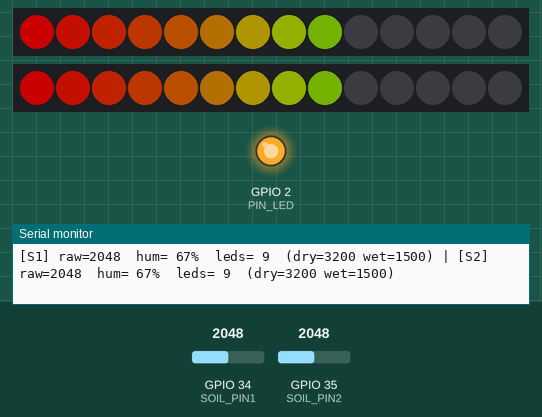
Recording of a sketch running on a simulated ESP32. Parts: 2 × 14 RGB LEDs in strip order, left to right, output pins drawn as LEDs (lit = HIGH), the last lines printed to the serial monitor. The inputs (shaded band) are chosen by the test bench; at power-on: GPIO 34 (SOIL_PIN1) = 2048, GPIO 35 (SOIL_PIN2) = 2048. Dim RGB values are drawn brighter than linear; WiFi joins after 1.5 s; servers stay silent unless stated; no MQTT or app messages arrive unless stated.

Above: at 2.8 s.
2.9 s: GPIO 34 (SOIL_PIN1) set to 1918
4.5 s: GPIO 35 (SOIL_PIN2) set to 1949
6.0 s: GPIO 34 (SOIL_PIN1) set to 2047
7.5 s: GPIO 35 (SOIL_PIN2) set to 1228
At 8.3 s:
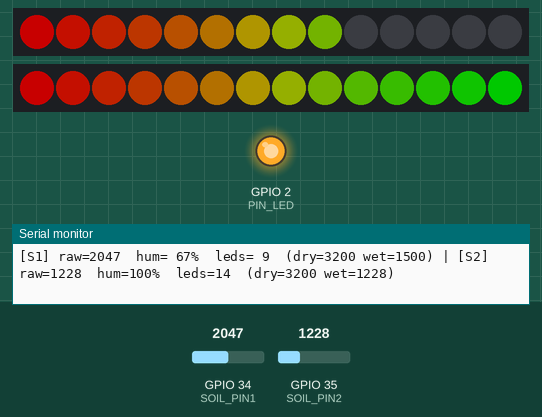
9.0 s: GPIO 34 (SOIL_PIN1) set to 1228
At 9.6 s:
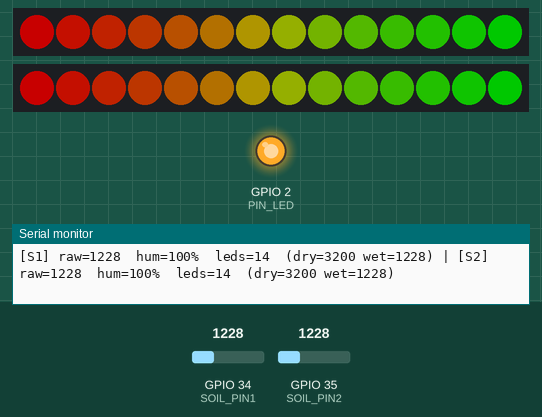
10.5 s: GPIO 35 (SOIL_PIN2) set to 1268
Timing chart, 0 to 13.0 s (numbered marks = the images above; inputs shaded):
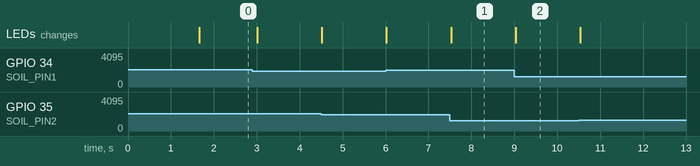

The sketch:

Humedad_en_suelo_x2.ino
```cpp
/**
 * Monitor de Humedad de Suelo - ESP32
 *
 * Sensores: 2× sensor capacitivo/resistivo de humedad de suelo
 * Display:  2× tira NeoPixel (rojo=seco → verde=húmedo)
 * Protocolo: MQTT sobre WiFi
 *
 * Topics publicados:
 *   campo/humedad1  → humedad sensor 1 (0–100 %)
 *   campo/humedad2  → humedad sensor 2 (0–100 %)
 *   campo/estado    → estado online/offline del dispositivo
 *
 * Topics suscritos:
 *   campo/activado  → "ON" = funcional | "OFF" = desactivado
 *                     Al desactivarse, las tiras se apagan y se
 *                     deja de publicar hasta recibir "ON".
 *
 * LED de estado (PIN_LED):
 *   Apagado          → Sin conexión WiFi
 *   Parpadeo rápido  → WiFi conectado, sin MQTT
 *   Encendido fijo   → WiFi + MQTT conectados
 */

// ─────────────────────────────────────────────
//  LIBRERÍAS
// ─────────────────────────────────────────────
#include <Adafruit_NeoPixel.h>
#include <WiFi.h>
#include <PubSubClient.h>

// ─────────────────────────────────────────────
//  CONFIGURACIÓN DE PINES
// ─────────────────────────────────────────────
constexpr uint8_t  PIN_LED1     = 16;
constexpr uint8_t  PIN_LED2     = 17;
constexpr uint8_t  SOIL_PIN1    = 34;
constexpr uint8_t  SOIL_PIN2    = 35;
constexpr uint8_t  PIN_LED      = 2;

// ─────────────────────────────────────────────
//  CONFIGURACIÓN DE TIRAS LED
// ─────────────────────────────────────────────
constexpr uint8_t  NUM_LEDS     = 14;
constexpr uint8_t  BRILLO       = 100;

// ─────────────────────────────────────────────
//  CALIBRACIÓN DE SENSORES (ADC 12 bits: 0–4095)
// ─────────────────────────────────────────────
constexpr int DRY_INIT_1  = 3200;
constexpr int WET_INIT_1  = 1500;
constexpr int DRY_INIT_2  = 3200;
constexpr int WET_INIT_2  = 1500;

// ─────────────────────────────────────────────
//  CONFIGURACIÓN WIFI
// ─────────────────────────────────────────────
constexpr char     WIFI_SSID[]       = "Ohmbu-2.4G";
constexpr char     WIFI_PASS[]       = "Nene.peludo";
constexpr uint32_t WIFI_TIMEOUT_MS   = 10000;

// ─────────────────────────────────────────────
//  CONFIGURACIÓN MQTT
// ─────────────────────────────────────────────
constexpr char     MQTT_BROKER[]     = "192.168.88.100";
constexpr uint16_t MQTT_PORT         = 1883;
constexpr char     MQTT_USER[]       = "";
constexpr char     MQTT_PASS_[]      = "";
constexpr char     MQTT_CLIENT_ID[]  = "esp32-humedad-campo";

constexpr char     TOPIC_HUM1[]      = "campo/humedad1";
constexpr char     TOPIC_HUM2[]      = "campo/humedad2";
constexpr char     TOPIC_ESTADO[]    = "campo/estado";
constexpr char     TOPIC_ACTIVACION[]= "/baliza/4/estado";  // "ON" / "OFF"

// ─────────────────────────────────────────────
//  INTERVALOS
// ─────────────────────────────────────────────
constexpr uint32_t INTERVALO_LEDS_MS      = 150;
constexpr uint32_t INTERVALO_MQTT_MS      = 5000;
constexpr uint32_t INTERVALO_RECONEX_MS   = 10000;
constexpr uint32_t INTERVALO_PARPADEO_MS  = 300;

// ─────────────────────────────────────────────
//  OBJETOS GLOBALES
// ─────────────────────────────────────────────
Adafruit_NeoPixel strip1(NUM_LEDS, PIN_LED1, NEO_GRB + NEO_KHZ800);
Adafruit_NeoPixel strip2(NUM_LEDS, PIN_LED2, NEO_GRB + NEO_KHZ800);
WiFiClient        wifiClient;
PubSubClient      mqttClient(wifiClient);

// ─────────────────────────────────────────────
//  ESTADO GLOBAL
// ─────────────────────────────────────────────
struct SensorHumedad {
  int rawValue   = 0;
  int dryValue;
  int wetValue;
  int porcentaje = 0;
  int ledCount   = 0;
};

SensorHumedad s1, s2;
bool     wifiConectado      = false;
bool     mqttConectado      = false;
bool     sistemaHabilitado  = true;   // Activo por defecto
uint32_t ultimaLed          = 0;
uint32_t ultimaMQTT         = 0;
uint32_t ultimaReconex      = 0;

// ─────────────────────────────────────────────
//  FUNCIONES: LED DE ESTADO
// ─────────────────────────────────────────────
void actualizarLED() {
  if (!wifiConectado) {
    digitalWrite(PIN_LED, LOW);
  } else if (!mqttConectado) {
    bool on = (millis() / INTERVALO_PARPADEO_MS) % 2 == 0;
    digitalWrite(PIN_LED, on ? HIGH : LOW);
  } else {
    digitalWrite(PIN_LED, HIGH);
  }
}

// ─────────────────────────────────────────────
//  FUNCIONES: WIFI
// ─────────────────────────────────────────────
bool conectarWifi() {
  if (WiFi.status() == WL_CONNECTED) { wifiConectado = true; return true; }

  Serial.printf("[WiFi] Conectando a %s...\n", WIFI_SSID);
  WiFi.mode(WIFI_STA);
  WiFi.begin(WIFI_SSID, WIFI_PASS);

  uint32_t inicio = millis();
  while (WiFi.status() != WL_CONNECTED && millis() - inicio < WIFI_TIMEOUT_MS) {
    delay(200);
    actualizarLED();
  }

  wifiConectado = (WiFi.status() == WL_CONNECTED);
  if (wifiConectado) {
    Serial.printf("[WiFi] Conectado. IP: %s\n", WiFi.localIP().toString().c_str());
  } else {
    Serial.println("[WiFi] Sin conexión. Se reintentará.");
  }
  return wifiConectado;
}

// ─────────────────────────────────────────────
//  FUNCIONES: MQTT
// ─────────────────────────────────────────────
void publicarInt(const char* topic, int valor) {
  if (!mqttConectado) return;
  char buf[8];
  snprintf(buf, sizeof(buf), "%d", valor);
  mqttClient.publish(topic, buf);
  Serial.printf("[MQTT] %s → %s\n", topic, buf);
}

void publicarDatos() {
  publicarInt(TOPIC_HUM1, s1.porcentaje);
  publicarInt(TOPIC_HUM2, s2.porcentaje);
}

void callbackMQTT(char* topic, byte* payload, unsigned int length) {
  char msg[length + 1];
  memcpy(msg, payload, length);
  msg[length] = '\0';

  Serial.printf("[MQTT] %s → %s\n", topic, msg);

  if (strcmp(topic, TOPIC_ACTIVACION) == 0) {
    bool nuevoEstado = (strcmp(msg, "ON") == 0);
    if (nuevoEstado != sistemaHabilitado) {
      sistemaHabilitado = nuevoEstado;
      Serial.printf("[Sistema] %s\n", sistemaHabilitado ? "ACTIVADO" : "DESACTIVADO");
      if (!sistemaHabilitado) {
        // Al desactivar: apagar las tiras inmediatamente
        strip1.clear(); strip1.show();
        strip2.clear(); strip2.show();
      }
    }
  }
}

bool conectarMQTT() {
  if (!wifiConectado) return false;
  if (mqttClient.connected()) { mqttConectado = true; return true; }

  Serial.printf("[MQTT] Conectando a %s:%d...\n", MQTT_BROKER, MQTT_PORT);
  mqttClient.setServer(MQTT_BROKER, MQTT_PORT);
  mqttClient.setCallback(callbackMQTT);

  bool ok = mqttClient.connect(MQTT_CLIENT_ID);

  mqttConectado = ok;
  if (ok) {
    Serial.println("[MQTT] Conectado.");
    mqttClient.publish(TOPIC_ESTADO, "online", true);
    mqttClient.subscribe(TOPIC_ACTIVACION);
  } else {
    Serial.printf("[MQTT] Falló (código %d). Se reintentará.\n", mqttClient.state());
  }
  return ok;
}

// ─────────────────────────────────────────────
//  FUNCIONES: SENSORES
// ─────────────────────────────────────────────
void leerSensor(SensorHumedad& s, uint8_t pin) {
  s.rawValue = analogRead(pin);

  if (s.rawValue > s.dryValue) s.dryValue = s.rawValue;
  if (s.rawValue < s.wetValue) s.wetValue = s.rawValue;

  s.porcentaje = constrain(map(s.rawValue, s.dryValue, s.wetValue, 0, 100), 0, 100);
  s.ledCount   = constrain(map(s.porcentaje, 0, 100, 0, NUM_LEDS), 0, NUM_LEDS);
}

void leerSensores() {
  leerSensor(s1, SOIL_PIN1);
  leerSensor(s2, SOIL_PIN2);

  Serial.printf(
    "[S1] raw=%4d  hum=%3d%%  leds=%2d  (dry=%4d wet=%4d) | "
    "[S2] raw=%4d  hum=%3d%%  leds=%2d  (dry=%4d wet=%4d)\n",
    s1.rawValue, s1.porcentaje, s1.ledCount, s1.dryValue, s1.wetValue,
    s2.rawValue, s2.porcentaje, s2.ledCount, s2.dryValue, s2.wetValue
  );
}

// ─────────────────────────────────────────────
//  FUNCIONES: TIRAS NEOPIXEL
// ─────────────────────────────────────────────
uint32_t colorPixel(Adafruit_NeoPixel& strip, int index, int ledCount) {
  if (index >= ledCount) return 0;
  uint8_t r = map(index, 0, NUM_LEDS - 1, 255, 0);
  uint8_t g = map(index, 0, NUM_LEDS - 1, 0,   255);
  return strip.Color(r, g, 0);
}

void actualizarTiras() {
  for (int i = 0; i < NUM_LEDS; i++) {
    strip1.setPixelColor(i, colorPixel(strip1, i, s1.ledCount));
    strip2.setPixelColor(i, colorPixel(strip2, i, s2.ledCount));
  }
  strip1.show();
  strip2.show();
}

// ─────────────────────────────────────────────
//  SETUP
// ─────────────────────────────────────────────
void setup() {
  Serial.begin(115200);
  Serial.println("\n[Sistema] Iniciando monitor de humedad ESP32...");

  pinMode(PIN_LED, OUTPUT);
  digitalWrite(PIN_LED, LOW);

  s1.dryValue = DRY_INIT_1;  s1.wetValue = WET_INIT_1;
  s2.dryValue = DRY_INIT_2;  s2.wetValue = WET_INIT_2;

  strip1.begin(); strip1.setBrightness(BRILLO); strip1.show();
  strip2.begin(); strip2.setBrightness(BRILLO); strip2.show();

  conectarWifi();
  if (wifiConectado) conectarMQTT();

  actualizarLED();
  Serial.println("[Sistema] Setup completo.");
}

// ─────────────────────────────────────────────
//  LOOP
// ─────────────────────────────────────────────
void loop() {
  uint32_t ahora = millis();

  // ── Mantener MQTT activo ──────────────────
  if (mqttConectado) {
    if (!mqttClient.loop()) {
      mqttConectado     = false;
      sistemaHabilitado = true;   // Failsafe: sin MQTT, siempre funcional
      Serial.println("[MQTT] Conexión perdida.");
    }
  }

  // ── Reintentar conexiones ─────────────────
  if (ahora - ultimaReconex >= INTERVALO_RECONEX_MS) {
    ultimaReconex = ahora;
    if (!wifiConectado || WiFi.status() != WL_CONNECTED) {
      wifiConectado     = false;
      mqttConectado     = false;
      sistemaHabilitado = true;   // Failsafe
      conectarWifi();
    }
    if (wifiConectado && !mqttConectado) conectarMQTT();
  }

  // ── Leer sensores y actualizar tiras ──────
  if (ahora - ultimaLed >= INTERVALO_LEDS_MS) {
    ultimaLed = ahora;
    if (sistemaHabilitado) {
      leerSensores();
      actualizarTiras();
    } else {
      // Mantener las tiras apagadas mientras está desactivado
      strip1.clear(); strip1.show();
      strip2.clear(); strip2.show();
    }
  }

  // ── Publicar por MQTT ─────────────────────
  if (sistemaHabilitado && mqttConectado && ahora - ultimaMQTT >= INTERVALO_MQTT_MS) {
    ultimaMQTT = ahora;
    publicarDatos();
  }

  // ── LED de estado ─────────────────────────
  actualizarLED();
}
```

Measured:
- after the input at 7.5 s, the LEDs: change at once (image 1)
- after the input at 9.0 s, the LEDs: change at once (image 2)
